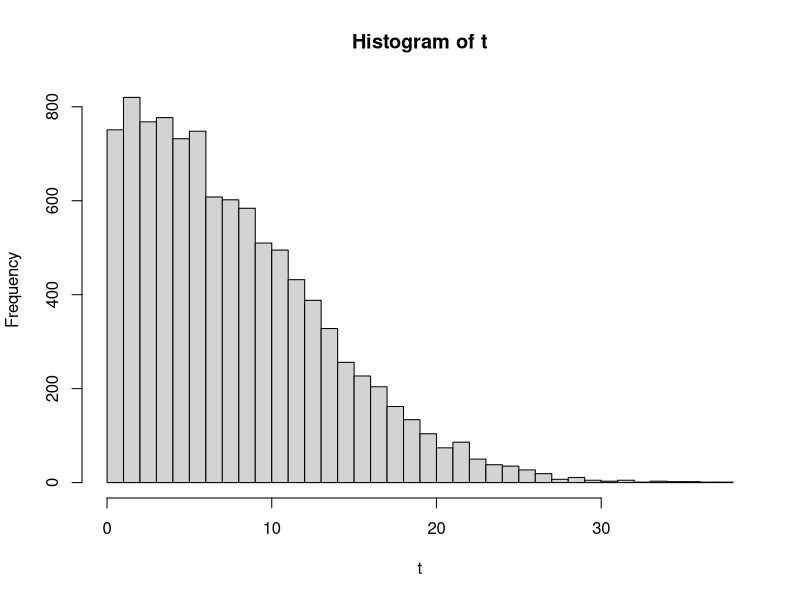

Generate this figure with R:
# Q2, 
urban<-c(133,134,155,170,175,179,181,184,188,189,190,196,197,199,200,200,201,
	201,204,205,205,205,206,214,217,222,222,227,227,228,234,234,236,239,
	241,242,244,249,252,273,279,284,284,284,330)
ulen<-length(urban)
rural<-c(95,108,108,114,115,124,129,129,131,131,135,136,136,139,140,142,142,143,
	143,144,144,145,145,148,152,152,155,157,158,158,162,165,166,171,172,173,
	174,175,180,181,189,192,194,197,204,220,223,226,231)
rlen <- length(rural)

tlen <- ulen + rlen

seq <- c(urban,rural)

count <-0
perm <- rep (0, tlen)
t <- rep(0,10000)

abs_diff <- abs( mean(urban) - mean(rural))

for (i in 1: 10000) {
perm <- sample (seq, replace=F)

t[i] <- abs (mean(perm[1:ulen]) - mean(perm[(ulen+1):tlen]))

if (t[i] > abs_diff) {
count <- count+1 }

}

hist(t,"FD") 
pval <- count/10000

cat ("mean diff", abs_diff,"\n")
cat ("pvalue :", pval,"\n")






